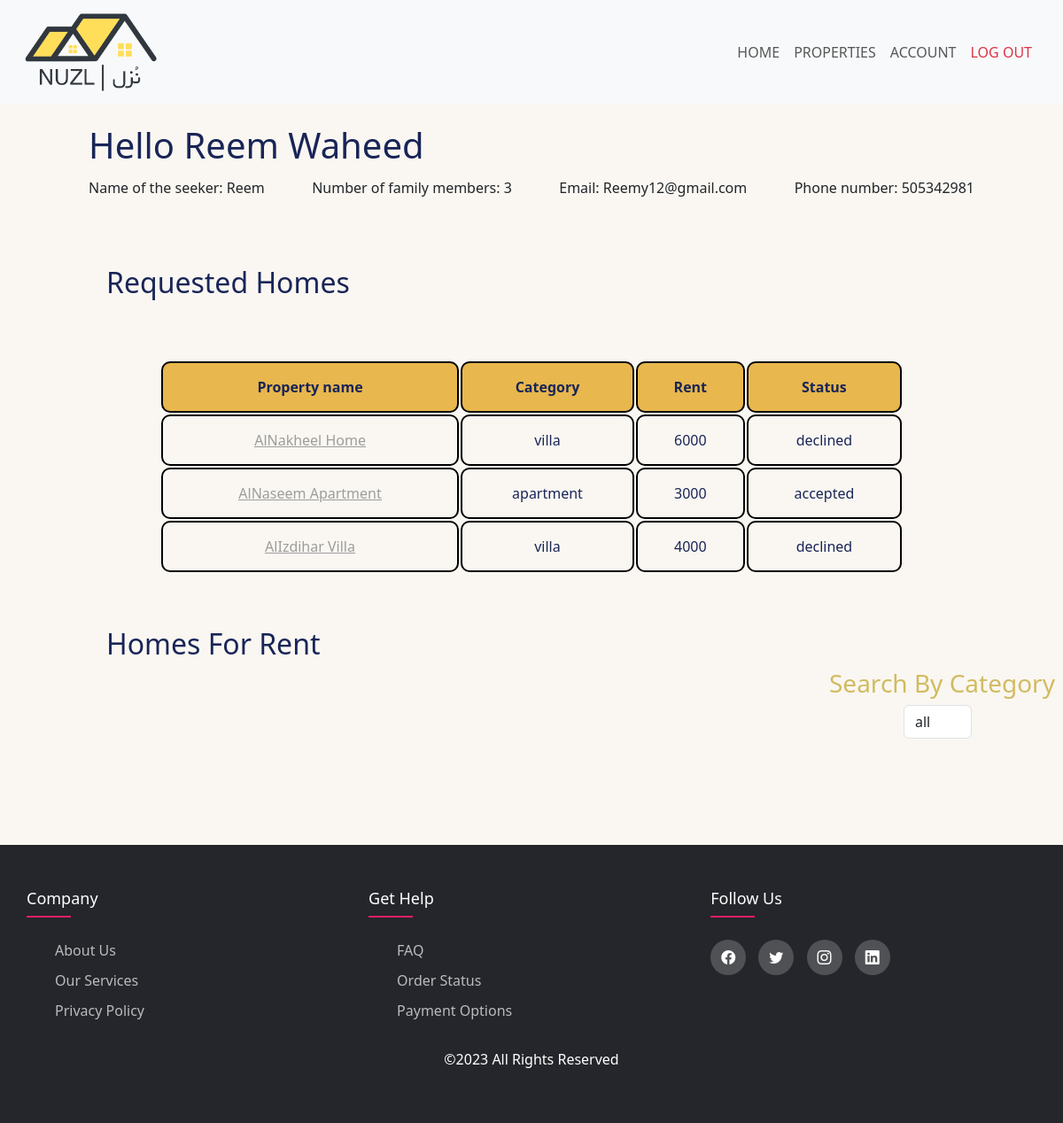
/homeseeker.php (signed in), run on the app's committed database.
### tables this page shows
CREATE TABLE `homeseeker` (
  `id` int(10) UNSIGNED NOT NULL,
  `first_name` varchar(50) NOT NULL,
  `last_name` varchar(50) NOT NULL,
  `age` tinyint(3) NOT NULL,
  `family_members` tinyint(3) NOT NULL,
  `income` decimal(10,0) NOT NULL,
  `job` varchar(100) NOT NULL,
  `phone_number` int(20) NOT NULL,
  `email_address` varchar(100) NOT NULL,
  `password` varchar(255) NOT NULL
);

CREATE TABLE `property` (
  `id` int(10) UNSIGNED NOT NULL,
  `homeowner_id` int(11) UNSIGNED NOT NULL,
  `property_category_id` int(11) UNSIGNED NOT NULL,
  `name` varchar(50) NOT NULL,
  `rooms` tinyint(2) NOT NULL,
  `rent_cost` decimal(10,0) NOT NULL,
  `location` varchar(150) NOT NULL,
  `max_tanants` tinyint(2) NOT NULL,
  `description` text NOT NULL
);

CREATE TABLE `propertycategory` (
  `id` int(10) UNSIGNED NOT NULL,
  `category` varchar(20) NOT NULL
);

CREATE TABLE `applicationstatus` (
  `id` int(10) UNSIGNED NOT NULL,
  `status` enum('under consideration','declined','accepted') NOT NULL
);

### homeseeker.php (the view, shortened to what this page needs)
<?php
        $con= mysqli_connect('localhost','root','root','nuzl');
          $ID_HS=$_SESSION['userID'];
?>
<!DOCTYPE html>
<html>
<head>
    <link rel="stylesheet" href="https://cdn.jsdelivr.net/npm/bootstrap-icons@1.10.3/font/bootstrap-icons.css">
    <link rel="stylesheet" href="https://cdn.jsdelivr.net/npm/bootstrap@5.3.0-alpha2/dist/css/bootstrap.min.css">
    <link rel="stylesheet" href="base.css">
    <link rel="stylesheet" href="HS.css">
</head>
<body>
    <nav class="navbar navbar-expand-lg bg-body-tertiary fixed-top">
        <div class="container">
            <a class="navbar-brand" href="#"><img id="logo" src="Images/Nuzl Logo.png" alt="Nuzl logo" width="150"
                    height="90" class="d-inline-block align-text-top"></a>
            <div class="collapse navbar-collapse" id="navbarSupportedContent">
                <ul class="navbar-nav ms-auto mb-2 mb-lg-0">
                    <li class="nav-item">
                        <a class="nav-link" href="#">Home</a>
                    </li>
                    <li class="nav-item">
                        <a class="nav-link" href="#">Properties</a>
                    </li>
                    <li class="nav-item">
                        <a class="nav-link" href="#">Account</a>
                    </li>
                    <li class="nav-item ">
                        <a class="nav-link link-danger" href="homepage.html">Log Out</a>
                    </li>
                </ul>
            </div>
        </div>
    </nav>
        <?php
        $q="select * from homeseeker where id='$ID_HS' " ;
        $result= mysqli_query($con, $q);
         $row1= mysqli_fetch_assoc($result);
        if ($row1!=null ) {
           ?>
                <div id="head">
                    <h1 id="h1_ho"> Hello  <?php echo $row1['first_name'] ." " . $row1['last_name'] ; ?></h1></div>
    <div id="info">
        <p id="p1"> Name of the seeker: <?php echo $row1 ['first_name']; ?> </p>
        <p id="p4"> Number of family members:  <?php echo $row1 ['family_members']; ?> </p>
        <p id="p2"> Email:  <?php  echo $row1 ['email_address']; ?> </p>
        <p id="p3"> Phone number:  <?php echo $row1 ['phone_number']; ?> </p>
    </div>
          <?php
        }
      else{
           echo "you are not availbile to be a home seeker !";
      }
        ?>
  <main>
        <h2> Requested Homes</h2>
                        <?php
     $recors ="select p.name,c.category,p.rent_cost,s.status from rentalapplication r, property p ,propertycategory c,applicationstatus s where r.property_id=p.id and r.application_status_id=s.id and  p.property_category_id=c.id and r.home_seeker_id= '$ID_HS' ";
      $result2= mysqli_query($con, $recors);
                ?>
        <table id="RH">
            <thead>
                <tr>
                    <th> Property name </th>
                    <th> Category </th>
                    <th> Rent </th>
                    <th> Status </th>
                </tr>
            </thead>
            <tbody>
                       <?php
                $property = array();
           while (  $row2 =  mysqli_fetch_assoc($result2)  )
            {
            $property[] = $row2;
            }
            if (!empty($property)){
                foreach ($property as $pro){
                    $name_pro=$pro['name'];
                    $id_pro="select id from property where name= '$name_pro' ";
                    $re= mysqli_query($con, $id_pro);
                    $r =  mysqli_fetch_assoc($re);
      ?>
                <tr>
                    <td class="p"> <a href="details.php?id=<?php echo $r ?>" > <p class="property">  <?php  echo $name_pro; ?> </p> </a> </td>
                        <td>
                            <?php echo $pro['category']; ?>
                        </td>
                    <td class="r"> <?php echo $pro['rent_cost']; ?> </td>
                    <td> <?php echo $pro['status']; ?> </td>
                </tr>
            <?php }}?>
            </tbody>
        </table>
        <br> <br>
        <h2> Homes For Rent </h2>
        <h3>Search By Category</h3>
       <div class="filter">
               <select id="mylist"  name='mylist' class='form-control' " >
                 <option  id="all" value="all">all </option>
            </select>
       </div>
         <table  id="myTable">
            </table>
    </main>
    <footer class="footer">
        <div class="container">
            <div class="row">
                <div class="footer-col">
                    <h4>company</h4>
                    <ul>
                        <li><a href="#">about us</a></li>
                        <li><a href="#">our services</a></li>
                        <li><a href="#">privacy policy</a></li>
                    </ul>
                </div>
                <div class="footer-col">
                    <h4>get help</h4>
                    <ul>
                        <li><a href="#">FAQ</a></li>
                        <li><a href="#">order status</a></li>
                        <li><a href="#">payment options</a></li>
                    </ul>
                </div>
                <div class="footer-col">
                    <h4>follow us</h4>
                    <div class="social-links">
                        <a href="#"><i class="bi bi-facebook"></i></a>
                        <a href="#"><i class="bi bi-twitter"></i></a>
                        <a href="#"><i class="bi bi-instagram"></i></a>
                        <a href="#"><i class="bi bi-linkedin"></i></a>
                    </div>
                </div>
                <p>&copy;2023 All Rights Reserved</p>
            </div>
        </div>
    </footer>
 </body>
</html>

### base.css (style rules this page uses)
* { margin: 0; padding: 0; box-sizing: border-box; }
body { background-color: #FAF7F2; }
.navbar-nav a { font-size: 16px; text-transform: uppercase; font-weight: 500; }
.nav-item { border-radius: 10px; }
.container { max-width: 1170px; margin: auto; }
.row { display: flex; flex-wrap: wrap; }
.footer ul { list-style: none; }
.footer { background-color: #24262b; padding: 50px 0; line-height: 1.5; }
.footer-col { width: 33%; padding: 0 15px; }
.footer-col h4 { font-size: 18px; color: #ffffff; text-transform: capitalize; margin-bottom: 35px; font-weight: 500; position: relative; }
.footer-col h4::before { content: ''; position: absolute; left: 0; bottom: -10px; background-color: #e91e63; height: 2px; box-sizing: border-box; width: 50px; }
.footer-col ul li:not(:last-child) { margin-bottom: 10px; }
.footer-col ul li a { font-size: 16px; text-transform: capitalize; color: #ffffff; text-decoration: none; font-weight: 300; color: #bbbbbb; display: block; transition: all 0.3s ease; }
.footer-col .social-links a { display: inline-block; height: 40px; width: 40px; background-color: rgba(255, 255, 255, 0.2); margin: 0 10px 10px 0; text-align: center; line-height: 40px; border-radius: 50%; color: #ffffff; transition: all 0.5s ease; }
.footer p { color: #fff; margin: 15px 0 10px 0; font-size: 1rem; font-weight: 300; text-align: center; }

### HS.css (style rules this page uses)
main, header { display: flex; align-items: center; flex-wrap: wrap; margin-top: 25%; }
body { justify-content: center; background-color: #FAF7F2; }
h1, h2 { color: #192557 }
h2 { padding: 0% 10%; text-align: center; }
th, tr, td { border: 2px solid; border-color: black; text-align: center; margin: auto; padding: 15px; justify-content: center; color: #192557; border-radius: 10px; }
table { border-collapse: initial; width: 80%; padding: 5%; margin-left: auto; margin-right: auto; }
.a, .d, .property, .Rent, .Apl { display: inline; cursor: pointer; text-decoration: underline; color: #9D9D9D; }
.filter { padding-left: 85%; }
#info { display: inline; text-align: center; }
th { background-color: #E8B74D; }
header, #info, #head { position: absolute; top: 0; left: 0; width: 100%; padding: 20px 100px; display: flex; justify-content: space-between; align-items: center; }
#info { margin-top: 15%; }
#head { margin-top: 10%; }
h3 { padding-left: 78%; color: #d1bb60; }

### data on the page
homeseeker: first_name "Reem", last_name "Waheed", family_members "3", email_address "Reemy12@gmail.com", phone_number "505342981"
property: name "AlNakheel Home", property_category.category "villa", rent_cost "6000", applicationstatus.status "declined"
property: name "AlNaseem Apartment", property_category.category "apartment", rent_cost "3000", applicationstatus.status "accepted"
property: name "AlIzdihar Villa", property_category.category "villa", rent_cost "4000", applicationstatus.status "declined"
